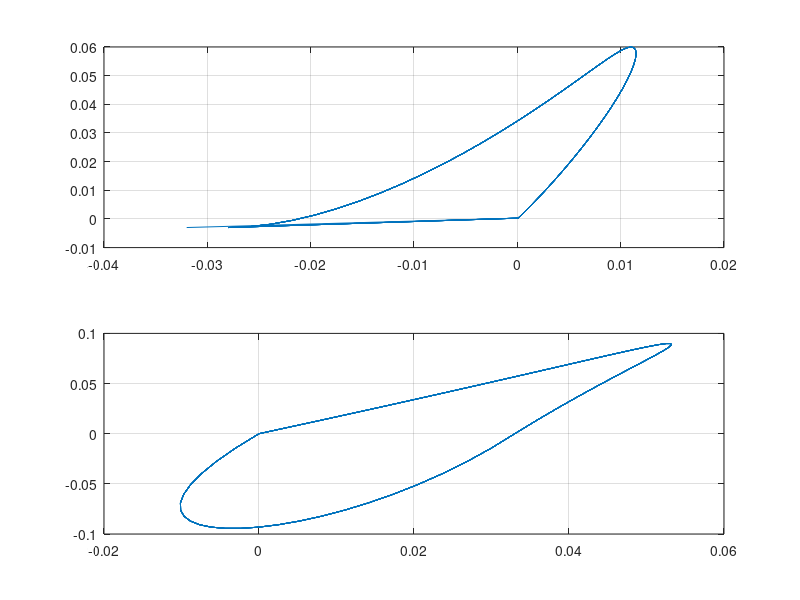

The MATLAB source for this figure:
data = importdata("path.csv");
size(data);
p = data(1:2:end,:);
v = data(2:2:end,:);
subplot(2,1,1)
% plot(p)
plot(p(:,1),p(:,3))
% legend(["p_x" "p_y" "p_z"])
grid on
subplot(2,1,2)
plot(v(:,1),v(:,3))
% plot(v)
% legend(["v_x" "v_y" "v_z"])
grid on